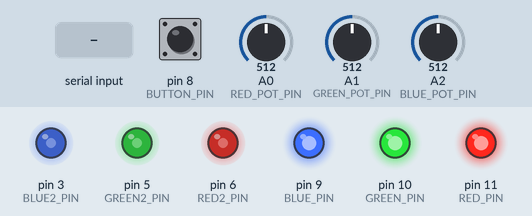
The sketch below on a simulated Arduino Uno, built with avr-gcc and run on an emulated ATmega328P. On the bench: output pins drawn as LEDs (lit = HIGH). The test bench sets the inputs (shaded band); at power-on: A0 (RED_POT_PIN) = 512, pin 8 (BUTTON_PIN) HIGH, A1 (GREEN_POT_PIN) = 512, A2 (BLUE_POT_PIN) = 512. What the sketch prints to the serial monitor is not drawn.

Above: at 4.2 s.
4.3 s: byte 17 (0x11) received over Serial
At 4.9 s:
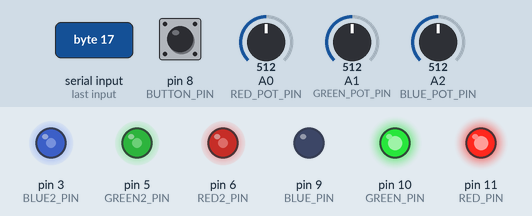
5.8 s: byte 18 (0x12) received over Serial
At 6.7 s:
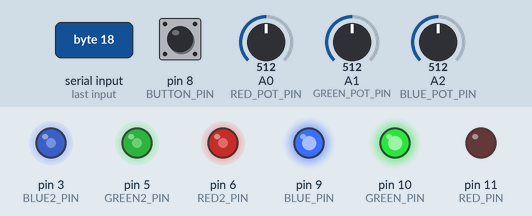
7.3 s: byte 19 (0x13) received over Serial
At 8.4 s:
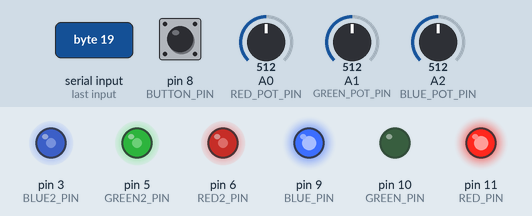
8.8 s: byte 20 (0x14) received over Serial
At 9.4 s:
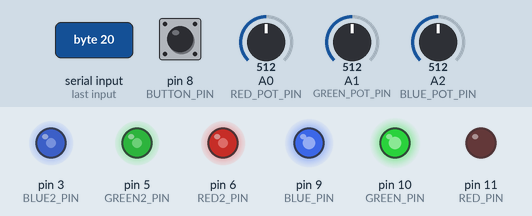
10.3 s: byte 21 (0x15) received over Serial
At 11.1 s:
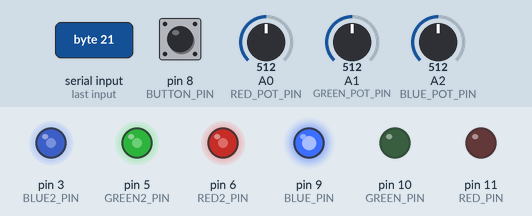
11.8 s: A0 (RED_POT_PIN) set to 306
At 12.9 s:
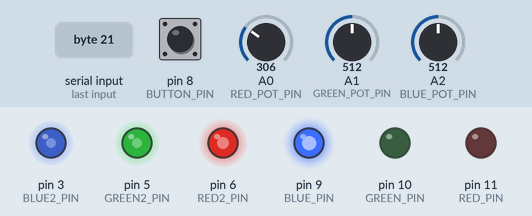
Timing chart, 0 to 14.3 s (numbered marks = the images above; inputs shaded):
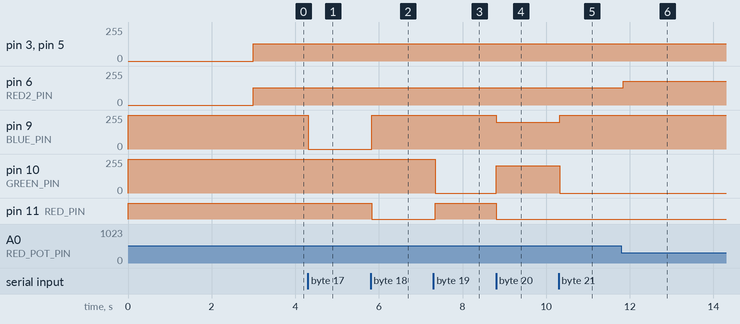

The sketch:

RGBLed.ino
```cpp
#define RED_PIN 11
#define GREEN_PIN 10
#define BLUE_PIN 9

#define RED2_PIN 6
#define GREEN2_PIN 5
#define BLUE2_PIN 3

#define RED_POT_PIN A0
#define GREEN_POT_PIN A1
#define BLUE_POT_PIN A2

#define BUTTON_PIN 8


byte voiceVal = 0;

void setup() {

  Serial.begin(9600);

  analogWrite( RED_PIN, 255 );
  analogWrite( GREEN_PIN, 255 );
  analogWrite( BLUE_PIN, 255 );

  pinMode( RED_PIN, OUTPUT );
  pinMode( GREEN_PIN, OUTPUT );
  pinMode( BLUE_PIN, OUTPUT );

  pinMode( BUTTON_PIN, INPUT );

  delay(2000);
  // Switch voice recognition to compact mode
  //voiceRec
  Serial.write(0xAA);
  //voiceRec
  Serial.write(0x37);

  delay(1000);

  // Import group 1 into the voice recognition module
  //voiceRec
  Serial.write(0xAA);
  //voiceRec
  Serial.write(0x21);

  Serial.println("Here we go");


}

void loop() {

  while ( Serial.available() ) {
    voiceVal = Serial.read();
    switch (voiceVal)
    {
        case 0x11:
          Serial.println("Blue was spoken!");
          writeBluePWM();
          break;
        case 0x12:
          Serial.println("Red was spoken!");
          writeRedPWM();
          break;
        case 0x13:
          Serial.println("Green was spoken!");
          writeGreenPWM();
          break;
        case 0x14:
          Serial.println("Pink was spoken!");
          writePinkPWM();
          break;
        case 0x15:
          Serial.println("Yellow was spoken!");
          writeYellowPWM();
          break;
    }
  }

  analogWrite( RED2_PIN, map( analogRead( RED_POT_PIN ), 0, 1024, 255, 0 ) );
  analogWrite( GREEN2_PIN, map( analogRead( GREEN_POT_PIN ), 0, 1024, 255, 0 ) );
  analogWrite( BLUE2_PIN, map( analogRead( BLUE_POT_PIN ), 0, 1024, 255, 0 ) );

  if ( !digitalRead( BUTTON_PIN ) ) {
      analogWrite( RED_PIN, 255 );
      analogWrite( GREEN_PIN, 255 );
      analogWrite( BLUE_PIN, 255 );
  }

  delay(50);

}

void writeRedPWM() {
  analogWrite( RED_PIN, 0 );
  analogWrite( GREEN_PIN, 255 );
  analogWrite( BLUE_PIN, 255 );
}

void writeGreenPWM() {
  analogWrite( RED_PIN, 255 );
  analogWrite( GREEN_PIN, 0 );
  analogWrite( BLUE_PIN, 255 );
}

void writeBluePWM() {
  analogWrite( RED_PIN, 255 );
  analogWrite( GREEN_PIN, 255 );
  analogWrite( BLUE_PIN, 0 );
}

void writePinkPWM() {
  analogWrite( RED_PIN, 0 );
  analogWrite( GREEN_PIN, 204 );
  analogWrite( BLUE_PIN, 200 );
}

void writeYellowPWM() {
  analogWrite( RED_PIN, 0 );
  analogWrite( GREEN_PIN, 0 );
  analogWrite( BLUE_PIN, 255 );
}
```

Measured:
- after the input at 4.3 s, pin 9 (BLUE_PIN): 255/255 → 0/255 at once
- after the input at 5.8 s, pin 9 (BLUE_PIN): 0/255 → 255/255 at once; pin 11 (RED_PIN): HIGH → LOW at once
- after the input at 7.3 s, pin 10 (GREEN_PIN): 255/255 → 0/255 after 0.05 s; pin 11 (RED_PIN): LOW → HIGH after 0.05 s
- after the input at 8.8 s, pin 9 (BLUE_PIN): 255/255 → 200/255 at once; pin 10 (GREEN_PIN): 0/255 → 204/255 at once; pin 11 (RED_PIN): HIGH → LOW at once
- after the input at 10.3 s, pin 9 (BLUE_PIN): 200/255 → 255/255 at once; pin 10 (GREEN_PIN): 204/255 → 0/255 at once
- after the input at 11.8 s, pin 6 (RED2_PIN): 128/255 → 179/255 at once
